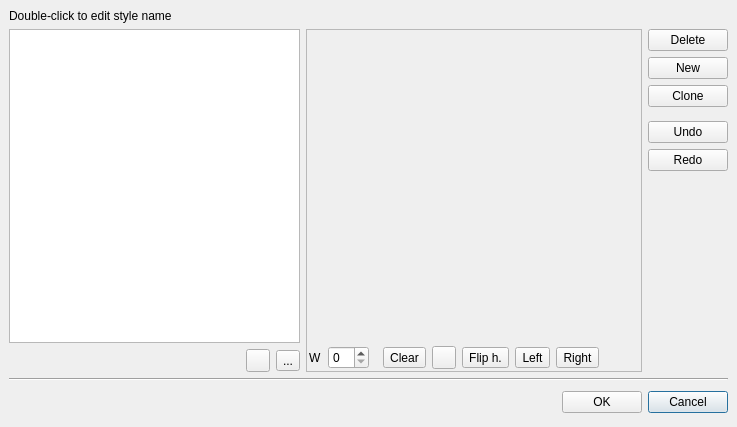
<?xml version="1.0" encoding="UTF-8"?>
<ui version="4.0">
 <class>EditLineStylesForm</class>
 <widget class="QDialog" name="EditLineStylesForm">
  <property name="geometry">
   <rect>
    <x>0</x>
    <y>0</y>
    <width>737</width>
    <height>427</height>
   </rect>
  </property>
  <property name="windowTitle">
   <string>Edit Stipple Pattern</string>
  </property>
  <layout class="QVBoxLayout">
   <property name="spacing">
    <number>6</number>
   </property>
   <property name="leftMargin">
    <number>9</number>
   </property>
   <property name="topMargin">
    <number>9</number>
   </property>
   <property name="rightMargin">
    <number>9</number>
   </property>
   <property name="bottomMargin">
    <number>9</number>
   </property>
   <item>
    <widget class="QLabel" name="label">
     <property name="sizePolicy">
      <sizepolicy hsizetype="Preferred" vsizetype="Preferred">
       <horstretch>0</horstretch>
       <verstretch>0</verstretch>
      </sizepolicy>
     </property>
     <property name="text">
      <string>Double-click to edit style name</string>
     </property>
    </widget>
   </item>
   <item>
    <widget class="QFrame" name="frame5_2">
     <property name="sizePolicy">
      <sizepolicy hsizetype="Preferred" vsizetype="Preferred">
       <horstretch>0</horstretch>
       <verstretch>1</verstretch>
      </sizepolicy>
     </property>
     <property name="frameShape">
      <enum>QFrame::NoFrame</enum>
     </property>
     <property name="frameShadow">
      <enum>QFrame::Raised</enum>
     </property>
     <layout class="QGridLayout">
      <property name="leftMargin">
       <number>0</number>
      </property>
      <property name="topMargin">
       <number>0</number>
      </property>
      <property name="rightMargin">
       <number>0</number>
      </property>
      <property name="bottomMargin">
       <number>0</number>
      </property>
      <property name="spacing">
       <number>6</number>
      </property>
      <item row="0" column="2" rowspan="2">
       <widget class="QFrame" name="frame6">
        <property name="frameShape">
         <enum>QFrame::NoFrame</enum>
        </property>
        <property name="frameShadow">
         <enum>QFrame::Raised</enum>
        </property>
        <layout class="QVBoxLayout">
         <property name="spacing">
          <number>6</number>
         </property>
         <property name="leftMargin">
          <number>0</number>
         </property>
         <property name="topMargin">
          <number>0</number>
         </property>
         <property name="rightMargin">
          <number>0</number>
         </property>
         <property name="bottomMargin">
          <number>0</number>
         </property>
         <item>
          <widget class="QPushButton" name="delete_button">
           <property name="text">
            <string>Delete</string>
           </property>
          </widget>
         </item>
         <item>
          <widget class="QPushButton" name="new_button">
           <property name="text">
            <string>New</string>
           </property>
          </widget>
         </item>
         <item>
          <widget class="QPushButton" name="clone_button">
           <property name="text">
            <string>Clone</string>
           </property>
          </widget>
         </item>
         <item>
          <spacer>
           <property name="orientation">
            <enum>Qt::Vertical</enum>
           </property>
           <property name="sizeType">
            <enum>QSizePolicy::Fixed</enum>
           </property>
           <property name="sizeHint" stdset="0">
            <size>
             <width>20</width>
             <height>8</height>
            </size>
           </property>
          </spacer>
         </item>
         <item>
          <widget class="QPushButton" name="undo_button">
           <property name="text">
            <string>Undo</string>
           </property>
          </widget>
         </item>
         <item>
          <widget class="QPushButton" name="redo_button">
           <property name="text">
            <string>Redo</string>
           </property>
          </widget>
         </item>
         <item>
          <spacer>
           <property name="orientation">
            <enum>Qt::Vertical</enum>
           </property>
           <property name="sizeType">
            <enum>QSizePolicy::Expanding</enum>
           </property>
           <property name="sizeHint" stdset="0">
            <size>
             <width>46</width>
             <height>1</height>
            </size>
           </property>
          </spacer>
         </item>
        </layout>
       </widget>
      </item>
      <item row="0" column="0" rowspan="2">
       <widget class="QFrame" name="frame_2">
        <property name="frameShape">
         <enum>QFrame::NoFrame</enum>
        </property>
        <property name="frameShadow">
         <enum>QFrame::Raised</enum>
        </property>
        <layout class="QGridLayout">
         <property name="leftMargin">
          <number>0</number>
         </property>
         <property name="topMargin">
          <number>0</number>
         </property>
         <property name="rightMargin">
          <number>0</number>
         </property>
         <property name="bottomMargin">
          <number>0</number>
         </property>
         <property name="spacing">
          <number>6</number>
         </property>
         <item row="1" column="0">
          <spacer>
           <property name="orientation">
            <enum>Qt::Horizontal</enum>
           </property>
           <property name="sizeHint" stdset="0">
            <size>
             <width>37</width>
             <height>20</height>
            </size>
           </property>
          </spacer>
         </item>
         <item row="1" column="1">
          <widget class="QToolButton" name="down_button">
           <property name="icon">
            <iconset resource="../lay/layResources.qrc">
             <normaloff>:/down.png</normaloff>:/down.png</iconset>
           </property>
          </widget>
         </item>
         <item row="0" column="0" colspan="3">
          <widget class="QListWidget" name="style_items">
           <property name="sizePolicy">
            <sizepolicy hsizetype="Preferred" vsizetype="Expanding">
             <horstretch>0</horstretch>
             <verstretch>0</verstretch>
            </sizepolicy>
           </property>
           <property name="acceptDrops">
            <bool>true</bool>
           </property>
           <property name="showDropIndicator" stdset="0">
            <bool>false</bool>
           </property>
           <property name="dragEnabled">
            <bool>false</bool>
           </property>
           <property name="alternatingRowColors">
            <bool>false</bool>
           </property>
           <property name="selectionMode">
            <enum>QAbstractItemView::SingleSelection</enum>
           </property>
           <property name="iconSize">
            <size>
             <width>36</width>
             <height>26</height>
            </size>
           </property>
           <property name="movement">
            <enum>QListView::Static</enum>
           </property>
           <property name="viewMode">
            <enum>QListView::ListMode</enum>
           </property>
          </widget>
         </item>
         <item row="1" column="2">
          <widget class="QToolButton" name="up_button">
           <property name="text">
            <string>...</string>
           </property>
           <property name="icon">
            <iconset resource="../lay/layResources.qrc">
             <normaloff>:/up.png</normaloff>:/up.png</iconset>
           </property>
          </widget>
         </item>
        </layout>
       </widget>
      </item>
      <item row="0" column="1" rowspan="2">
       <widget class="QFrame" name="frame">
        <property name="sizePolicy">
         <sizepolicy hsizetype="Preferred" vsizetype="Preferred">
          <horstretch>0</horstretch>
          <verstretch>0</verstretch>
         </sizepolicy>
        </property>
        <property name="minimumSize">
         <size>
          <width>0</width>
          <height>0</height>
         </size>
        </property>
        <property name="frameShape">
         <enum>QFrame::StyledPanel</enum>
        </property>
        <property name="frameShadow">
         <enum>QFrame::Raised</enum>
        </property>
        <layout class="QVBoxLayout">
         <property name="spacing">
          <number>6</number>
         </property>
         <property name="leftMargin">
          <number>2</number>
         </property>
         <property name="topMargin">
          <number>2</number>
         </property>
         <property name="rightMargin">
          <number>2</number>
         </property>
         <property name="bottomMargin">
          <number>2</number>
         </property>
         <item>
          <spacer name="verticalSpacer_2">
           <property name="orientation">
            <enum>Qt::Vertical</enum>
           </property>
           <property name="sizeHint" stdset="0">
            <size>
             <width>20</width>
             <height>40</height>
            </size>
           </property>
          </spacer>
         </item>
         <item>
          <widget class="lay::EditLineStyleWidget" name="editor">
           <property name="sizePolicy">
            <sizepolicy hsizetype="Fixed" vsizetype="Fixed">
             <horstretch>0</horstretch>
             <verstretch>0</verstretch>
            </sizepolicy>
           </property>
          </widget>
         </item>
         <item>
          <spacer name="verticalSpacer">
           <property name="orientation">
            <enum>Qt::Vertical</enum>
           </property>
           <property name="sizeHint" stdset="0">
            <size>
             <width>20</width>
             <height>40</height>
            </size>
           </property>
          </spacer>
         </item>
         <item>
          <widget class="QFrame" name="toolbar">
           <layout class="QHBoxLayout">
            <property name="spacing">
             <number>6</number>
            </property>
            <property name="leftMargin">
             <number>0</number>
            </property>
            <property name="topMargin">
             <number>0</number>
            </property>
            <property name="rightMargin">
             <number>0</number>
            </property>
            <property name="bottomMargin">
             <number>0</number>
            </property>
            <item>
             <widget class="QLabel" name="label_2">
              <property name="text">
               <string>W</string>
              </property>
             </widget>
            </item>
            <item>
             <widget class="QSpinBox" name="w_spin_box">
              <property name="minimum">
               <number>0</number>
              </property>
              <property name="maximum">
               <number>32</number>
              </property>
             </widget>
            </item>
            <item>
             <spacer>
              <property name="orientation">
               <enum>Qt::Horizontal</enum>
              </property>
              <property name="sizeType">
               <enum>QSizePolicy::Fixed</enum>
              </property>
              <property name="sizeHint" stdset="0">
               <size>
                <width>8</width>
                <height>20</height>
               </size>
              </property>
             </spacer>
            </item>
            <item>
             <widget class="QToolButton" name="clear_button">
              <property name="text">
               <string>Clear</string>
              </property>
              <property name="icon">
               <iconset resource="../lay/layResources.qrc">
                <normaloff>:/clear.png</normaloff>:/clear.png</iconset>
              </property>
              <property name="iconSize">
               <size>
                <width>16</width>
                <height>16</height>
               </size>
              </property>
             </widget>
            </item>
            <item>
             <widget class="QToolButton" name="invert_button">
              <property name="icon">
               <iconset resource="../lay/layResources.qrc">
                <normaloff>:/invert.png</normaloff>:/invert.png</iconset>
              </property>
             </widget>
            </item>
            <item>
             <widget class="QToolButton" name="fliph_button">
              <property name="text">
               <string>Flip h.</string>
              </property>
              <property name="icon">
               <iconset resource="../lay/layResources.qrc">
                <normaloff>:/fliph.png</normaloff>:/fliph.png</iconset>
              </property>
             </widget>
            </item>
            <item>
             <widget class="QToolButton" name="sleft_button">
              <property name="text">
               <string>Left</string>
              </property>
              <property name="icon">
               <iconset resource="../lay/layResources.qrc">
                <normaloff>:/left.png</normaloff>:/left.png</iconset>
              </property>
             </widget>
            </item>
            <item>
             <widget class="QToolButton" name="sright_button">
              <property name="text">
               <string>Right</string>
              </property>
              <property name="icon">
               <iconset resource="../lay/layResources.qrc">
                <normaloff>:/right.png</normaloff>:/right.png</iconset>
              </property>
             </widget>
            </item>
            <item>
             <spacer>
              <property name="orientation">
               <enum>Qt::Horizontal</enum>
              </property>
              <property name="sizeHint" stdset="0">
               <size>
                <width>40</width>
                <height>20</height>
               </size>
              </property>
             </spacer>
            </item>
           </layout>
          </widget>
         </item>
        </layout>
       </widget>
      </item>
     </layout>
    </widget>
   </item>
   <item>
    <widget class="Line" name="line">
     <property name="orientation">
      <enum>Qt::Horizontal</enum>
     </property>
    </widget>
   </item>
   <item>
    <widget class="QFrame" name="frame5">
     <property name="frameShape">
      <enum>QFrame::NoFrame</enum>
     </property>
     <property name="frameShadow">
      <enum>QFrame::Raised</enum>
     </property>
     <layout class="QHBoxLayout">
      <property name="spacing">
       <number>6</number>
      </property>
      <property name="leftMargin">
       <number>0</number>
      </property>
      <property name="topMargin">
       <number>0</number>
      </property>
      <property name="rightMargin">
       <number>0</number>
      </property>
      <property name="bottomMargin">
       <number>0</number>
      </property>
      <item>
       <spacer>
        <property name="orientation">
         <enum>Qt::Horizontal</enum>
        </property>
        <property name="sizeType">
         <enum>QSizePolicy::Expanding</enum>
        </property>
        <property name="sizeHint" stdset="0">
         <size>
          <width>81</width>
          <height>31</height>
         </size>
        </property>
       </spacer>
      </item>
      <item>
       <widget class="QPushButton" name="ok_button">
        <property name="text">
         <string>OK</string>
        </property>
        <property name="default">
         <bool>true</bool>
        </property>
       </widget>
      </item>
      <item>
       <widget class="QPushButton" name="cancel_button">
        <property name="text">
         <string>Cancel</string>
        </property>
        <property name="default">
         <bool>true</bool>
        </property>
       </widget>
      </item>
     </layout>
    </widget>
   </item>
  </layout>
 </widget>
 <layoutdefault spacing="6" margin="11"/>
 <customwidgets>
  <customwidget>
   <class>lay::EditLineStyleWidget</class>
   <extends>QLabel</extends>
   <header>layEditLineStyleWidget.h</header>
  </customwidget>
 </customwidgets>
 <resources>
  <include location="../lay/layResources.qrc"/>
 </resources>
 <connections>
  <connection>
   <sender>ok_button</sender>
   <signal>clicked()</signal>
   <receiver>EditLineStylesForm</receiver>
   <slot>accept()</slot>
   <hints>
    <hint type="sourcelabel">
     <x>182</x>
     <y>334</y>
    </hint>
    <hint type="destinationlabel">
     <x>163</x>
     <y>178</y>
    </hint>
   </hints>
  </connection>
  <connection>
   <sender>cancel_button</sender>
   <signal>clicked()</signal>
   <receiver>EditLineStylesForm</receiver>
   <slot>reject()</slot>
   <hints>
    <hint type="sourcelabel">
     <x>275</x>
     <y>334</y>
    </hint>
    <hint type="destinationlabel">
     <x>163</x>
     <y>178</y>
    </hint>
   </hints>
  </connection>
 </connections>
</ui>
